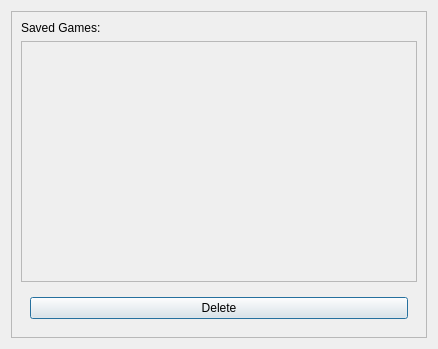
<?xml version="1.0" encoding="UTF-8"?>
<ui version="4.0">
 <class>Delete</class>
 <widget class="QDialog" name="Delete">
  <property name="geometry">
   <rect>
    <x>0</x>
    <y>0</y>
    <width>438</width>
    <height>349</height>
   </rect>
  </property>
  <property name="windowTitle">
   <string>Delete Game...</string>
  </property>
  <layout class="QVBoxLayout" name="verticalLayout">
   <item>
    <widget class="QScrollArea" name="scrollAreaDeleteDialog">
     <property name="widgetResizable">
      <bool>true</bool>
     </property>
     <widget class="QWidget" name="scrollAreaWidgetContents">
      <property name="geometry">
       <rect>
        <x>0</x>
        <y>0</y>
        <width>418</width>
        <height>329</height>
       </rect>
      </property>
      <layout class="QVBoxLayout" name="verticalLayout_2">
       <item>
        <widget class="QLabel" name="labelSavedGames">
         <property name="text">
          <string>Saved Games:</string>
         </property>
        </widget>
       </item>
       <item>
        <widget class="QScrollArea" name="scrollAreaSavedGames">
         <property name="widgetResizable">
          <bool>true</bool>
         </property>
         <widget class="QWidget" name="savedGamesArea">
          <property name="geometry">
           <rect>
            <x>0</x>
            <y>0</y>
            <width>398</width>
            <height>241</height>
           </rect>
          </property>
          <layout class="QVBoxLayout" name="verticalLayout_3"/>
         </widget>
        </widget>
       </item>
       <item>
        <widget class="QWidget" name="deleteButtonArea" native="true">
         <layout class="QHBoxLayout" name="horizontalLayout_2">
          <item>
           <widget class="QPushButton" name="deleteButton">
            <property name="text">
             <string>Delete</string>
            </property>
           </widget>
          </item>
         </layout>
        </widget>
       </item>
      </layout>
     </widget>
    </widget>
   </item>
  </layout>
 </widget>
 <resources/>
 <connections/>
</ui>
